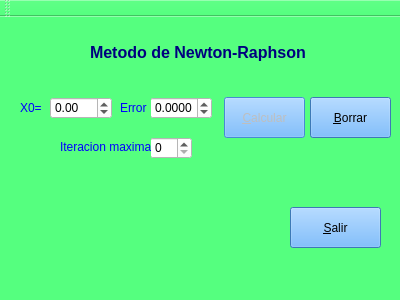
<?xml version="1.0" encoding="UTF-8"?>
<ui version="4.0">
 <class>newton</class>
 <widget class="QMainWindow" name="newton">
  <property name="geometry">
   <rect>
    <x>0</x>
    <y>0</y>
    <width>400</width>
    <height>300</height>
   </rect>
  </property>
  <property name="windowTitle">
   <string>newton</string>
  </property>
  <property name="styleSheet">
   <string notr="true">background-color: rgb(85, 255, 127);</string>
  </property>
  <widget class="QWidget" name="centralWidget">
   <widget class="QPushButton" name="SALIR">
    <property name="geometry">
     <rect>
      <x>290</x>
      <y>190</y>
      <width>91</width>
      <height>41</height>
     </rect>
    </property>
    <property name="styleSheet">
     <string notr="true">background-color: rgb(85, 170, 255);
font: 75 14pt &quot;MS Shell Dlg 2&quot;;</string>
    </property>
    <property name="text">
     <string>&amp;Salir</string>
    </property>
   </widget>
   <widget class="QPushButton" name="calcular">
    <property name="enabled">
     <bool>false</bool>
    </property>
    <property name="geometry">
     <rect>
      <x>224</x>
      <y>80</y>
      <width>81</width>
      <height>41</height>
     </rect>
    </property>
    <property name="styleSheet">
     <string notr="true">background-color: rgb(85, 170, 255);
font: 75 14pt &quot;MS Shell Dlg 2&quot;;</string>
    </property>
    <property name="text">
     <string>&amp;Calcular</string>
    </property>
   </widget>
   <widget class="QPushButton" name="borrar">
    <property name="geometry">
     <rect>
      <x>310</x>
      <y>80</y>
      <width>81</width>
      <height>41</height>
     </rect>
    </property>
    <property name="styleSheet">
     <string notr="true">background-color: rgb(85, 170, 255);
font: 75 14pt &quot;MS Shell Dlg 2&quot;;</string>
    </property>
    <property name="text">
     <string>&amp;Borrar</string>
    </property>
   </widget>
   <widget class="QDoubleSpinBox" name="x">
    <property name="geometry">
     <rect>
      <x>50</x>
      <y>80</y>
      <width>62</width>
      <height>22</height>
     </rect>
    </property>
    <property name="styleSheet">
     <string notr="true">background-color: rgb(255, 255, 255);</string>
    </property>
    <property name="decimals">
     <number>2</number>
    </property>
    <property name="minimum">
     <double>-99.000000000000000</double>
    </property>
    <property name="singleStep">
     <double>0.500000000000000</double>
    </property>
   </widget>
   <widget class="QDoubleSpinBox" name="error">
    <property name="enabled">
     <bool>true</bool>
    </property>
    <property name="geometry">
     <rect>
      <x>150</x>
      <y>80</y>
      <width>62</width>
      <height>22</height>
     </rect>
    </property>
    <property name="styleSheet">
     <string notr="true">background-color: rgb(255, 255, 255);</string>
    </property>
    <property name="decimals">
     <number>4</number>
    </property>
    <property name="minimum">
     <double>-99.000000000000000</double>
    </property>
    <property name="singleStep">
     <double>0.001000000000000</double>
    </property>
   </widget>
   <widget class="QSpinBox" name="iteracion">
    <property name="geometry">
     <rect>
      <x>150</x>
      <y>120</y>
      <width>42</width>
      <height>22</height>
     </rect>
    </property>
    <property name="styleSheet">
     <string notr="true">background-color: rgb(255, 255, 255);</string>
    </property>
    <property name="minimum">
     <number>0</number>
    </property>
    <property name="maximum">
     <number>1000</number>
    </property>
   </widget>
   <widget class="QLabel" name="label">
    <property name="geometry">
     <rect>
      <x>20</x>
      <y>80</y>
      <width>21</width>
      <height>21</height>
     </rect>
    </property>
    <property name="styleSheet">
     <string notr="true">color: rgb(0, 0, 255);</string>
    </property>
    <property name="text">
     <string>X0=</string>
    </property>
   </widget>
   <widget class="QLabel" name="label_2">
    <property name="geometry">
     <rect>
      <x>120</x>
      <y>80</y>
      <width>31</width>
      <height>21</height>
     </rect>
    </property>
    <property name="styleSheet">
     <string notr="true">color: rgb(0, 0, 255);</string>
    </property>
    <property name="text">
     <string>Error</string>
    </property>
   </widget>
   <widget class="QLabel" name="label_3">
    <property name="geometry">
     <rect>
      <x>60</x>
      <y>120</y>
      <width>91</width>
      <height>20</height>
     </rect>
    </property>
    <property name="styleSheet">
     <string notr="true">color: rgb(0, 0, 255);</string>
    </property>
    <property name="text">
     <string>Iteracion maxima</string>
    </property>
   </widget>
   <widget class="QLabel" name="Resultado">
    <property name="geometry">
     <rect>
      <x>20</x>
      <y>170</y>
      <width>261</width>
      <height>71</height>
     </rect>
    </property>
    <property name="font">
     <font>
      <pointsize>12</pointsize>
      <weight>75</weight>
      <bold>true</bold>
     </font>
    </property>
    <property name="styleSheet">
     <string notr="true">color: rgb(0, 85, 0);</string>
    </property>
    <property name="text">
     <string/>
    </property>
   </widget>
   <widget class="QLabel" name="label_4">
    <property name="geometry">
     <rect>
      <x>90</x>
      <y>10</y>
      <width>251</width>
      <height>51</height>
     </rect>
    </property>
    <property name="font">
     <font>
      <pointsize>12</pointsize>
      <weight>75</weight>
      <bold>true</bold>
     </font>
    </property>
    <property name="styleSheet">
     <string notr="true">color: rgb(0, 0, 127);</string>
    </property>
    <property name="text">
     <string>Metodo de Newton-Raphson</string>
    </property>
   </widget>
  </widget>
  <widget class="QToolBar" name="mainToolBar">
   <attribute name="toolBarArea">
    <enum>TopToolBarArea</enum>
   </attribute>
   <attribute name="toolBarBreak">
    <bool>false</bool>
   </attribute>
  </widget>
  <widget class="QStatusBar" name="statusBar"/>
 </widget>
 <layoutdefault spacing="6" margin="11"/>
 <resources/>
 <connections>
  <connection>
   <sender>SALIR</sender>
   <signal>clicked()</signal>
   <receiver>newton</receiver>
   <slot>close()</slot>
   <hints>
    <hint type="sourcelabel">
     <x>327</x>
     <y>228</y>
    </hint>
    <hint type="destinationlabel">
     <x>294</x>
     <y>254</y>
    </hint>
   </hints>
  </connection>
 </connections>
</ui>
